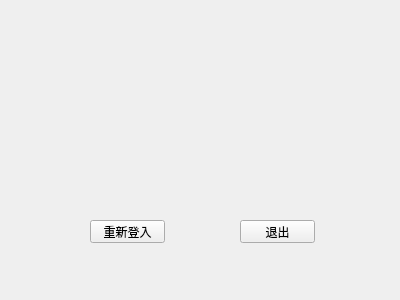
<?xml version="1.0" encoding="UTF-8"?>
<ui version="4.0">
 <class>myWidget</class>
 <widget class="QWidget" name="myWidget">
  <property name="geometry">
   <rect>
    <x>0</x>
    <y>0</y>
    <width>400</width>
    <height>300</height>
   </rect>
  </property>
  <property name="windowTitle">
   <string>myWidget</string>
  </property>
  <widget class="QPushButton" name="pushButton">
   <property name="geometry">
    <rect>
     <x>90</x>
     <y>220</y>
     <width>75</width>
     <height>23</height>
    </rect>
   </property>
   <property name="text">
    <string>重新登入</string>
   </property>
  </widget>
  <widget class="QPushButton" name="pushButton_2">
   <property name="geometry">
    <rect>
     <x>240</x>
     <y>220</y>
     <width>75</width>
     <height>23</height>
    </rect>
   </property>
   <property name="text">
    <string>退出</string>
   </property>
  </widget>
 </widget>
 <layoutdefault spacing="6" margin="11"/>
 <resources/>
 <connections>
  <connection>
   <sender>pushButton_2</sender>
   <signal>clicked()</signal>
   <receiver>myWidget</receiver>
   <slot>close()</slot>
   <hints>
    <hint type="sourcelabel">
     <x>300</x>
     <y>235</y>
    </hint>
    <hint type="destinationlabel">
     <x>285</x>
     <y>124</y>
    </hint>
   </hints>
  </connection>
 </connections>
</ui>
